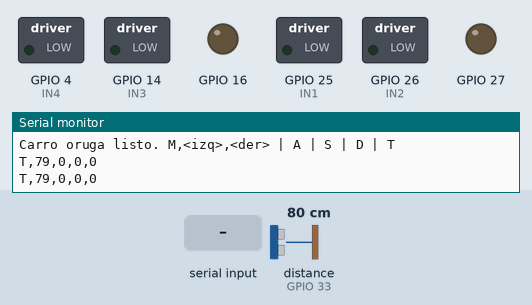
This sketch was run on a simulated ESP32. Shown: switched loads named in the sketch (green lamp = pin HIGH), output pins drawn as LEDs (lit = HIGH), the last lines printed to the serial monitor. Wiring (inferred from the names in the program): ultrasonic range finder: trigger GPIO 32; echo GPIO 33. The inputs (shaded band) are chosen by the test bench; at power-on: distance to the obstacle (sensor on GPIO 33) 80 cm. The echo pulse lasts 58.3 µs per cm; pins used as bus, display or sensor lines are not drawn.

Above: at 1.2 s.
1.3 s: "A\n" received over Serial
At 1.8 s:
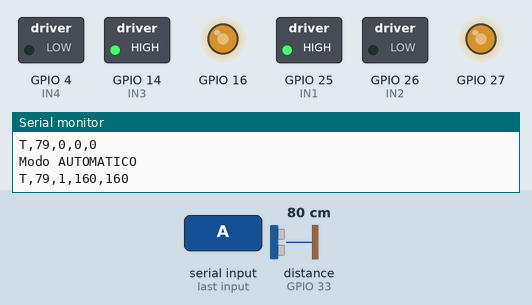
2.8 s: distance to the obstacle (sensor on GPIO 33) set to 28 cm
4.3 s: distance to the obstacle (sensor on GPIO 33) set to 23 cm
At 6.1 s:
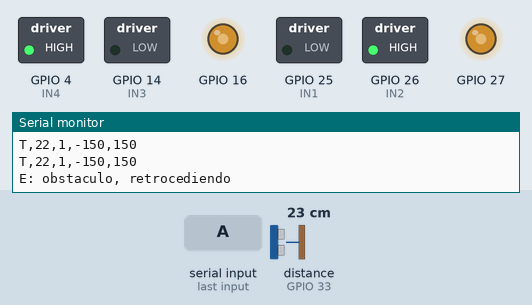
7.3 s: "S\n" received over Serial
At 7.8 s:
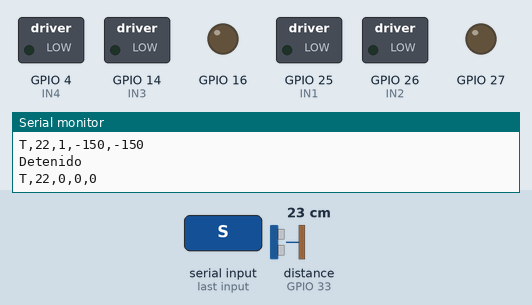
Timing chart, 0 to 10.3 s (numbered marks = the images above; inputs shaded):
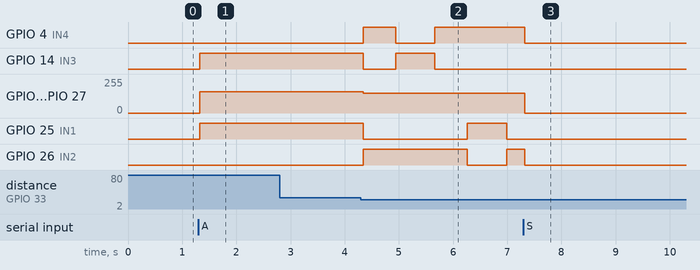

The sketch:

CarroOruga.ino
```cpp
/*
  CarroOruga.ino - ESP32
  ---------------------------------------------------------------
  Carro con tracción por orugas, puente H, sensor HC-SR04 y control
  por mando Xbox 360 cableado (a través de Python por serial).

  Protocolo serial (115200 baudios):
    M,<izq>,<der>\n   Motor: izq/der en -255..255
    A\n               Alternar modo automático (evasión de obstáculos)
    S\n               Detener
    D\n               Consultar distancia
    T\n               Consultar estado

  Respuestas:
    D:<cm>\n
    T,<dist>,<modo>,<izq>,<der>\n

  Seguridad: si no llega un comando en 1500 ms en modo manual, se detiene.
*/

#include <Arduino.h>

// ---------------- PINES (modificar según cableado) ----------------
// Puente H (por ejemplo L298N o módulo similar)
const int IN1 = 25;   // Motor izquierdo
const int IN2 = 26;
const int ENA = 27;   // PWM izquierdo

const int IN3 = 14;   // Motor derecho
const int IN4 = 4;
const int ENB = 16;   // PWM derecho

// Sensor ultrasónico HC-SR04
const int TRIG = 32;
const int ECHO = 33;

// ---------------- CONFIGURACIÓN ----------------
const int UMBRAL_EVASION = 25;    // cm: distancia para empezar a esquivar
const int UMBRAL_CRITICO  = 12;   // cm: bloquear avance manual
const unsigned long TIMEOUT_COMANDO = 1500;  // ms
const unsigned long PERIODO_TELEMETRIA = 500;// ms

const int PWM_FREQ = 1000;
const int PWM_RES  = 8;           // 0..255
const int PWM_CANAL_IZQ = 0;
const int PWM_CANAL_DER = 1;

// ---------------- ESTADO ----------------
int velIzq = 0;
int velDer = 0;
bool modoAuto = false;
unsigned long ultimoComando = 0;
unsigned long ultimaTelemetria = 0;

// Máquina de estados de evasión
enum EstadoEvasion { AVAZAR, RETROCEDER, GIRAR };
EstadoEvasion estadoEvasion = AVAZAR;
unsigned long inicioEstado = 0;
unsigned long ultimaLectura = 0;
int distancia = 999;

// ---------------- PROTOTIPOS ----------------
int leerDistancia();
void mover(int izq, int der);
void detener();
void aplicarEvasion(int dist);
void enviarTelemetria();
void procesarComando(String cmd);

// ---------------- SETUP ----------------
void setup() {
  Serial.begin(115200);

  pinMode(IN1, OUTPUT);
  pinMode(IN2, OUTPUT);
  pinMode(IN3, OUTPUT);
  pinMode(IN4, OUTPUT);
  pinMode(TRIG, OUTPUT);
  pinMode(ECHO, INPUT);

  ledcAttachChannel(ENA, PWM_FREQ, PWM_RES, PWM_CANAL_IZQ);
  ledcAttachChannel(ENB, PWM_FREQ, PWM_RES, PWM_CANAL_DER);

  digitalWrite(TRIG, LOW);
  detener();

  Serial.println("Carro oruga listo. M,<izq>,<der> | A | S | D | T");
}

// ---------------- LOOP ----------------
void loop() {
  // 1. Leer comandos seriales
  if (Serial.available() > 0) {
    String cmd = Serial.readStringUntil('\n');
    cmd.trim();
    procesarComando(cmd);
    ultimoComando = millis();
  }

  // 2. Leer distancia cada 60 ms (filtrada)
  if (millis() - ultimaLectura >= 60) {
    distancia = leerDistancia();
    ultimaLectura = millis();
  }

  // 3. Watchdog: sin comandos en manual -> detener
  if (!modoAuto && (millis() - ultimoComando > TIMEOUT_COMANDO)) {
    if (velIzq != 0 || velDer != 0) {
      detener();
      Serial.println("W: watchdog, motores detenidos");
    }
  }

  // 4. Modo automático: evasión de obstáculos
  if (modoAuto) {
    aplicarEvasion(distancia);
  }

  // 5. Telemetría periódica
  if (millis() - ultimaTelemetria >= PERIODO_TELEMETRIA) {
    enviarTelemetria();
    ultimaTelemetria = millis();
  }
}

// ---------------- SENSOR ----------------
int leerDistancia() {
  long duraciones[3];
  int validas = 0;

  for (int i = 0; i < 3; i++) {
    digitalWrite(TRIG, LOW);
    delayMicroseconds(2);
    digitalWrite(TRIG, HIGH);
    delayMicroseconds(10);
    digitalWrite(TRIG, LOW);

    long d = pulseIn(ECHO, HIGH, 30000);  // 30 ms de timeout
    if (d > 0) {
      duraciones[validas++] = d;
    }
    delay(15);
  }

  if (validas == 0) return 999;

  // Mediana de las lecturas válidas
  for (int i = 0; i < validas - 1; i++) {
    for (int j = 0; j < validas - i - 1; j++) {
      if (duraciones[j] > duraciones[j + 1]) {
        long t = duraciones[j];
        duraciones[j] = duraciones[j + 1];
        duraciones[j + 1] = t;
      }
    }
  }
  long d = duraciones[validas / 2];
  return (int)(d * 0.0343 / 2.0);  // cm
}

// ---------------- MOTORES ----------------
void mover(int izq, int der) {
  izq = constrain(izq, -255, 255);
  der = constrain(der, -255, 255);

  // Izquierdo
  digitalWrite(IN1, izq > 0 ? HIGH : LOW);
  digitalWrite(IN2, izq < 0 ? HIGH : LOW);
  ledcWriteChannel(PWM_CANAL_IZQ, abs(izq));

  // Derecho
  digitalWrite(IN3, der > 0 ? HIGH : LOW);
  digitalWrite(IN4, der < 0 ? HIGH : LOW);
  ledcWriteChannel(PWM_CANAL_DER, abs(der));

  velIzq = izq;
  velDer = der;
}

void detener() {
  mover(0, 0);
}

// ---------------- EVASIÓN ----------------
void aplicarEvasion(int d) {
  switch (estadoEvasion) {
    case AVAZAR:
      mover(160, 160);
      if (d < UMBRAL_EVASION) {
        estadoEvasion = RETROCEDER;
        inicioEstado = millis();
        Serial.println("E: obstaculo, retrocediendo");
      }
      break;

    case RETROCEDER:
      mover(-150, -150);
      if (millis() - inicioEstado > 600) {
        estadoEvasion = GIRAR;
        inicioEstado = millis();
        // giro suave hacia un lado; se alterna en cada evento
        static bool girarDerecha = true;
        girarDerecha = !girarDerecha;
        mover(girarDerecha ? 150 : -150, girarDerecha ? -150 : 150);
      }
      break;

    case GIRAR:
      if (millis() - inicioEstado > 700) {
        estadoEvasion = AVAZAR;
      }
      break;
  }
}

// ---------------- COMANDOS ----------------
void procesarComando(String cmd) {
  if (cmd.length() == 0) return;

  if (cmd.charAt(0) == 'M') {
    int p1 = cmd.indexOf(',');
    int p2 = cmd.indexOf(',', p1 + 1);
    if (p1 > 0 && p2 > p1) {
      int izq = cmd.substring(p1 + 1, p2).toInt();
      int der = cmd.substring(p2 + 1).toInt();

      // Evitar choque en manual: bloquear avance si está muy cerca
      if (distancia < UMBRAL_CRITICO && izq > 0 && der > 0) {
        izq = 0;
        der = 0;
        Serial.println("E: muy cerca, avance bloqueado");
      }
      mover(izq, der);
    }
  }
  else if (cmd == "A") {
    modoAuto = !modoAuto;
    estadoEvasion = AVAZAR;
    detener();
    Serial.print("Modo ");
    Serial.println(modoAuto ? "AUTOMATICO" : "MANUAL");
  }
  else if (cmd == "S") {
    modoAuto = false;
    detener();
    Serial.println("Detenido");
  }
  else if (cmd == "D") {
    Serial.print("D:");
    Serial.println(distancia);
  }
  else if (cmd == "T") {
    enviarTelemetria();
  }
}

void enviarTelemetria() {
  Serial.print("T,");
  Serial.print(distancia);
  Serial.print(",");
  Serial.print(modoAuto ? 1 : 0);
  Serial.print(",");
  Serial.print(velIzq);
  Serial.print(",");
  Serial.println(velDer);
}
```

Measured:
- the behaviour switches between 25 and 24 cm on distance to the obstacle (sensor on GPIO 33) (found by bisection; images 1 and 2)
- after the input at 1.3 s, GPIO 14 (IN3), GPIO 25 (IN1): LOW → HIGH at once; GPIO 16, GPIO 27: 0/255 → 159/255 at once
- after the input at 4.3 s, GPIO 4 (IN4): LOW → HIGH at once, → LOW 0.60 s later, → HIGH 0.72 s later; GPIO 14 (IN3): HIGH → LOW at once, → HIGH 0.60 s later, → LOW 0.72 s later
- after the input at 7.3 s, GPIO 14 (IN3): stops changing and stays LOW; GPIO 16, GPIO 27: 149/255 → 0/255 at once; GPIO 25 (IN1): stays LOW (without the input it goes to HIGH after 1.6 s)
